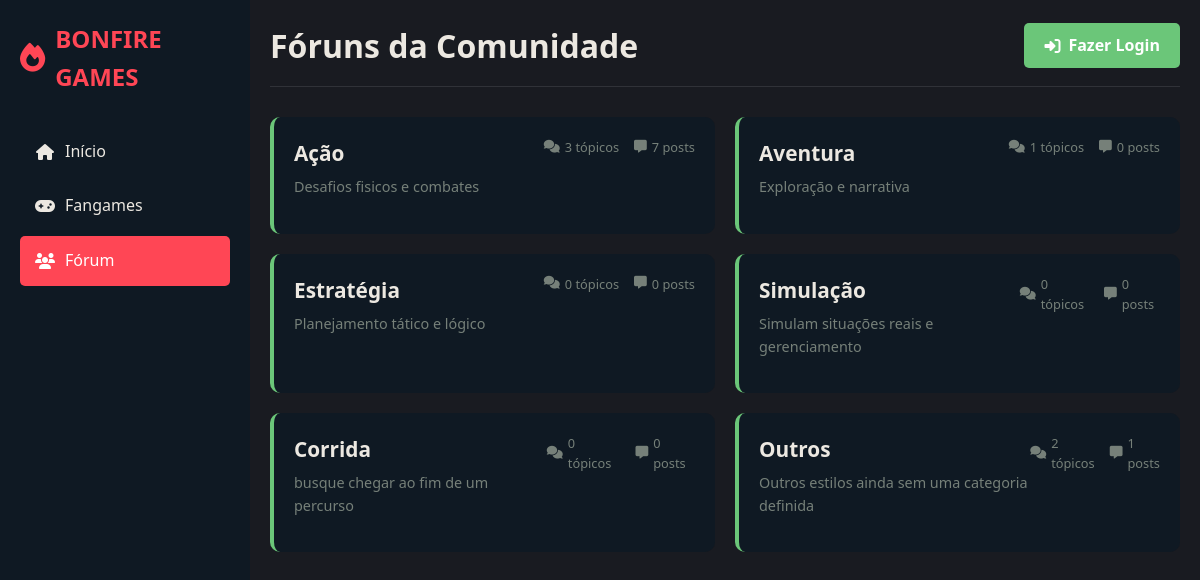
/forum.php, run on the app's committed database.
### tables this page shows
CREATE TABLE `forum_categories` (
  `CategoryID` int(11) UNSIGNED NOT NULL,
  `CategoryName` varchar(255) NOT NULL,
  `CategoryDescription` text DEFAULT NULL,
  `CreatedAt` datetime DEFAULT current_timestamp()
);

### config.php (called while the page is built, shortened)
<?php
function isLoggedIn() {
    return isset($_SESSION['customer_id']);
}
function getCurrentUser($pdo) {
    if (!isLoggedIn()) return null;
    $stmt = $pdo->prepare("SELECT *, ProfileBanner FROM usuarios WHERE CustomerID = ?");
    $stmt->execute([$_SESSION['customer_id']]);
    return $stmt->fetch(PDO::FETCH_ASSOC);
}
function checkForumTables($pdo) {
    try {
        $stmt = $pdo->query("SELECT COUNT(*) FROM forum_categories");
        return true;
    } catch (Exception $e) {
        return false;
    }
}
function getForumCategories($pdo) {
    if (!checkForumTables($pdo)) {
        return [];
    }
    try {
        $stmt = $pdo->query("
            SELECT fc.*,
                   (SELECT COUNT(*) FROM forum_topics ft WHERE ft.CategoryID = fc.CategoryID) as topic_count,
                   (SELECT COUNT(*) FROM forum_posts fp
                    JOIN forum_topics ft ON fp.TopicID = ft.TopicID
                    WHERE ft.CategoryID = fc.CategoryID) as post_count
            FROM forum_categories fc
            WHERE fc.CategoryID >= 13  -- Apenas as categorias mais recentes
            ORDER BY fc.CategoryID
        ");
        $categories = $stmt->fetchAll(PDO::FETCH_ASSOC);
        return $categories;
    } catch (Exception $e) {
        error_log("Erro em getForumCategories: " . $e->getMessage());
        return [];
    }
}
?>

### forum.php (the view, shortened to what this page needs)
<?php
require_once 'config.php';
$user = getCurrentUser($pdo);
$categories = getForumCategories($pdo);
$userAgent = $_SERVER['HTTP_USER_AGENT'] ?? '';
$isMobile = false;
$isTablet = false;
$browser = 'Unknown';
if (preg_match('/Firefox\/([0-9.]+)/i', $userAgent, $matches)) {
    $browser = 'Firefox';
    $browserVersion = $matches[1];
} elseif (preg_match('/Chrome\/([0-9.]+)/i', $userAgent, $matches)) {
    $browser = 'Chrome';
} elseif (preg_match('/Safari\/([0-9.]+)/i', $userAgent, $matches)) {
    $browser = 'Safari';
    $browserVersion = $matches[1];
} elseif (preg_match('/Edge\/([0-9.]+)/i', $userAgent, $matches)) {
    $browser = 'Edge';
    $browserVersion = $matches[1];
} elseif (preg_match('/MSIE ([0-9.]+)/i', $userAgent, $matches)) {
    $browser = 'Internet Explorer';
    $browserVersion = $matches[1];
}
?>
<!DOCTYPE html>
<html lang="pt-BR">
<head>
    <link rel="stylesheet" href="https://cdnjs.cloudflare.com/ajax/libs/font-awesome/6.4.0/css/all.min.css">
</head>
<body data-device="<?php echo $isMobile ? 'mobile' : ($isTablet ? 'tablet' : 'desktop'); ?>"
      data-browser="<?php echo strtolower($browser); ?>">
    <div class="container">
        <div class="sidebar" id="sidebar">
            <div class="logo">
                <i class="fas fa-fire"></i>
                <span>BONFIRE GAMES</span>
            </div>
            <div class="nav-links">
                <a href="index.php" class="nav-link">
                    <i class="fas fa-home"></i>
                    <span>Início</span>
                </a>
                <a href="fangames.php" class="nav-link">
                    <i class="fas fa-gamepad"></i>
                    <span>Fangames</span>
                </a>
                <a href="forum.php" class="nav-link active">
                    <i class="fas fa-users"></i>
                    <span>Fórum</span>
                </a>
            </div>
        </div>
        <div class="main-content">
            <div class="header">
                <div class="page-title">Fóruns da Comunidade</div>
                <div class="header-actions">
                    <?php if ($user): ?>
                    <div class="user-avatar-container">
                        <div class="user-avatar" id="userAvatar" style="background-image: url('<?php echo htmlspecialchars($user['ProfilePhoto'] ?? ''); ?>')">
                            <?php if(empty($user['ProfilePhoto'])): ?>
                                <i class="fas fa-user"></i>
                            <?php endif; ?>
                        </div>
                        <div class="user-dropdown" id="userDropdown">
                            <a href="perfil.php" class="user-dropdown-item">
                                <i class="fas fa-user"></i>
                                Meu Perfil
                            </a>
                            <a href="logout.php" class="user-dropdown-item">
                                <i class="fas fa-sign-out-alt"></i>
                                Logout
                            </a>
                        </div>
                    </div>
                    <?php else: ?>
                    <a href="login.php" class="new-topic-btn">
                        <i class="fas fa-sign-in-alt"></i>
                        Fazer Login
                    </a>
                    <?php endif; ?>
                </div>
            </div>
            <div class="categories-grid">
                <?php foreach ($categories as $category): ?>
                <div class="category-card">
                    <div class="category-header">
                        <div>
                            <h3 class="category-title">
                                <a href="category.php?id=<?= $category['CategoryID'] ?>" style="color: inherit; text-decoration: none;">
                                    <?= htmlspecialchars($category['CategoryName']) ?>
                                </a>
                            </h3>
                            <p class="category-description"><?= htmlspecialchars($category['CategoryDescription']) ?></p>
                        </div>
                        <div class="category-stats">
                            <div class="category-stat">
                                <i class="fas fa-comments"></i>
                                <span><?= $category['topic_count'] ?> tópicos</span>
                            </div>
                            <div class="category-stat">
                                <i class="fas fa-message"></i>
                                <span><?= $category['post_count'] ?> posts</span>
                            </div>
                        </div>
                    </div>
                </div>
                <?php endforeach; ?>
            </div>
        </div>
    </div>
</body>
</html>

### data on the page
forum_categories: CategoryName "Ação", CategoryDescription "Desafios fisicos e combates", topic_count "3", post_count "7"
forum_categories: CategoryName "Aventura", CategoryDescription "Exploração e narrativa", topic_count "1", post_count "0"
forum_categories: CategoryName "Estratégia", CategoryDescription "Planejamento tático e lógico", topic_count "0", post_count "0"
forum_categories: CategoryName "Simulação", CategoryDescription "Simulam situações reais e gerenciamento", topic_count "0", post_count "0"
forum_categories: CategoryName "Corrida", CategoryDescription "busque chegar ao fim de um percurso", topic_count "0", post_count "0"
forum_categories: CategoryName "Outros", CategoryDescription "Outros estilos ainda sem uma categoria definida", topic_count "2", post_count "1"
